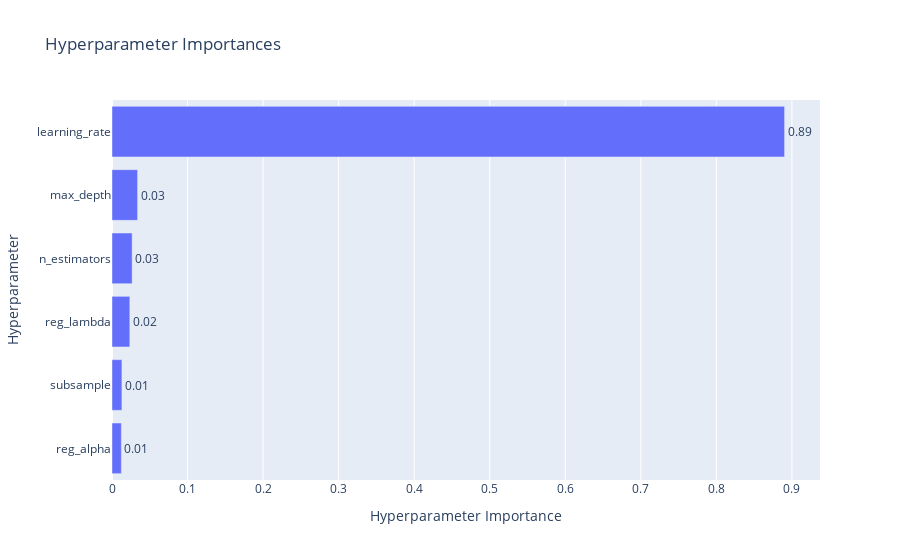

Notebook source saved alongside this figure:
### Code cell
# Plot parameter importances
plot_param_importances(study)

### Figure 1 — Plotly figure (JSON) as saved in the notebook; plotly's stock layout.template omitted (floating-point values rounded to 4 significant figures)
{"data": [{"cliponaxis": false, "hovertemplate": ["reg_alpha (FloatDistribution): 0.012409466127397985<extra></extra>", "subsample (FloatDistribution): 0.013126676955690853<extra></extra>", "reg_lambda (FloatDistribution): 0.023588104867560977<extra></extra>", "n_estimators (IntDistribution): 0.026666787693523406<extra></extra>", "max_depth (IntDistribution): 0.03388327659012525<extra></extra>", "learning_rate (FloatDistribution): 0.8903256877657015<extra></extra>"], "name": "Objective Value", "orientation": "h", "text": ["0.01", "0.01", "0.02", "0.03", "0.03", "0.89"], "textposition": "outside", "type": "bar", "x": [0.01241, 0.01313, 0.02359, 0.02667, 0.03388, 0.8903], "y": ["reg_alpha", "subsample", "reg_lambda", "n_estimators", "max_depth", "learning_rate"]}], "layout": {"title": {"text": "Hyperparameter Importances"}, "xaxis": {"title": {"text": "Hyperparameter Importance"}}, "yaxis": {"title": {"text": "Hyperparameter"}}}}
